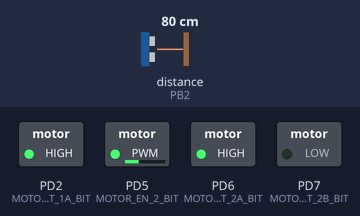
A program run on a simulated ATmega32, built with avr-gcc and emulated at 16 MHz. Parts: switched loads named in the program (green lamp = pin HIGH). Wiring (inferred from the names in the program): ultrasonic range finder: trigger PD4; echo PB2. The inputs (shaded band) are chosen by the test bench; at power-on: distance to the obstacle (sensor on PB2) 80 cm. The echo pulse lasts 58.3 µs per cm; pins used as bus, display or sensor lines are not drawn.

Above: at 0.1 s.
Timing chart, 0 to 1.6 s (numbered marks = the images above):
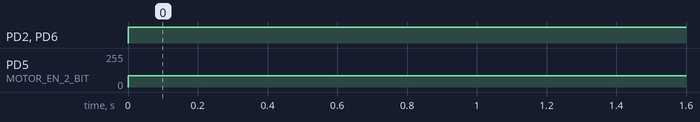

Measured:
- by itself, PD2 (MOTOR_OUT_1A_BIT), PD6 (MOTOR_OUT_2A_BIT): LOW → HIGH at 0.00 s
- by itself, PD5 (MOTOR_EN_2_BIT): 0/255 → 85/255 at 0.00 s

The program:

main.c
```c
/*
 * CARPROJECT.c
 *
 * Created: 2/17/2020 10:14:40 AM
 * Author : Mohamed Ramadan
 */
/************************************************************************/
/*				 INCLUDES			        */
/************************************************************************/
#include "car_sm.h"


int main(void)
{

/*********************************** Car Application ***********************************/
//Initialize the Car state machine with speed 30%
Car_SM_Init();

//Super main loop
while(1)
{
	/****Trigger ultrasonic module and change the car
	state according to ultrasonic distance****/

	Car_SM_Update();

}

	return 0;
}
```

Steering.h
```c
/*
 * Steering.h
 *
 *  Created on: Dec 21, 2019
 *      Author: Zayed & Saad
 */

#ifndef STEERING_H_
#define STEERING_H_

/************************************************************************/
/*				 INCLUDES			        */
/************************************************************************/

#include "std_types.h"
#include "motor.h"
#include "ICU.h"

/*
 *  INCLUDE MOTOR.H HERE
 */

/************************************************************************/
/*				 DEFINES			        */
/************************************************************************/

/*Command Macros to call the steering api*/
#define		CAR_STOP		0
#define		CAR_FORWARD		1
#define		CAR_BACKWARD	2
#define		CAR_RIGHT		3
#define		CAR_LEFT		4

/************************************************************************/
/*		      STEERING FUNCTIONS' PROTOTYPES		        */
/************************************************************************/


/**
 * Input:
 * Output:
 * In/Out:
 * Return: The error status of the function.
 * Description: Initiates the module.
 *
 */

uint8_t Steering_Init(void);

/**
 * Input:
 * 	carDirection: The direction of the car from the predefined states of the module.
 * 	speed: The speed of the car from 0% to 100%.
 * Output:
 * In/Out:
 * Return: The error status of the function.
 * Description: This funtion controls the command and the speed of the car.
 *
 */
uint8_t Steering_SteerCar(uint8_t Steering_CarCmd, uint8_t speed);


#endif /* STEERING_H_ */
```

car_sm.h
```c
/*
 * File		: car_sm.h
 * Created	: 20/2/2020 5:56:37 PM
*/

/*************************************************************/
/*                     INCLUDES                              */
/*************************************************************/
#ifndef CAR_SM_H_
#define CAR_SM_H_

#include "std_types.h"
#include "Steering.h"

/*************************************************************/
/*                     FUNCTIONS DECLARATION                 */
/*************************************************************/

/*
 * Fun----------: ERROR_STATUS Car_SM_Init(void);
 * Input--------: Nothing
 * Output-------: Nothing
 * Return-------: ERROR_STATUES
 * -------------- #E_Ok	->function operation is okay, no error
 * -------------- #E_Nok->function operation faild, error exists
 * Description--: Initiate the car state machine with state"forward at speed 80%",
 * -------------- And initiate steering and ultrasonic functions
*/
uint8_t Car_SM_Init(void);

/*
 * Fun----------: ERROR_STATUS Car_SM_Update(void);
 * Input--------: Nothing
 * Output-------: Nothing
 * Return-------: ERROR_STATUES
 * -------------- #E_Ok	->function operation is okay, no error
 * -------------- #E_Nok->function operation faild, error exists
 * Description--: changes car state according to the ultrasonic input
 * -------------- And represents the motors output for each state
*/
uint8_t Car_SM_Update(void);


#endif /* CAR_SM_H_ */
```

Steering.c
```c
#include "Steering.h"

//ICU structures
Icu_cfg_s Icu_cfg_INT2;


/************************************************************************/
/*		      STEERING FUNCTIONS' Implementation		        */
/************************************************************************/


/**
 * Input:
 * Output:
 * In/Out:
 * Return: The error status of the function.
 * Description: Initiates the module.
 *
 */

uint8_t Steering_Init(void){
	uint8_t Err_Status = 0;
	Err_Status =E_OK;

	//Initialize Motor
	Motor_Init(MOTOR_1);
	Motor_Init(MOTOR_2);

	Motor_Start(MOTOR_1,0);
	Motor_Start(MOTOR_2,0);
	return Err_Status;
}


/**
 * Input:
 * 	car Direction: The direction of the car from the predefined states of the module.
 * 	speed: The speed of the car from 0% to 100%.
 * Output:
 * In/Out:
 * Return: The error status of the function.
 * Description: This function controls the command and the speed of the car.
 *
 */
uint8_t Steering_SteerCar(uint8_t Steering_CarCmd, uint8_t speed){
	uint8_t Err_Status = 0;
	Err_Status = E_OK;

	switch (Steering_CarCmd)
	{
	case CAR_STOP:
		Motor_Stop(MOTOR_1);
		Motor_Stop(MOTOR_2);
		break;
	case CAR_FORWARD:
		Motor_Direction(MOTOR_1,MOTOR_FORWARD);
		Motor_Direction(MOTOR_2,MOTOR_FORWARD);
		Motor_SpeedUpdate(MOTOR_1_2,speed);
		break;
	case CAR_BACKWARD:
		Motor_Direction(MOTOR_1,MOTOR_BACKWARD);
		Motor_Direction(MOTOR_2,MOTOR_BACKWARD);
	    Motor_SpeedUpdate(MOTOR_1_2,speed);
		break;

	case CAR_RIGHT:
		Motor_Direction(MOTOR_1,MOTOR_FORWARD);
		Motor_Direction(MOTOR_2,MOTOR_BACKWARD);
		Motor_SpeedUpdate(MOTOR_2,speed);
		break;
	case CAR_LEFT:
		Motor_Direction(MOTOR_1,MOTOR_FORWARD);
		Motor_Direction(MOTOR_2,MOTOR_BACKWARD);
		Motor_SpeedUpdate(MOTOR_2,speed);
		break;
	default:
		Err_Status = E_NOK;
	}


	return Err_Status;
}
```

car_sm.c
```c
/*
 * File		: car_sm.h
 * Created	: 19/2/2020 7:30:37 AM
 * Author	: Mohamed Ramadan
 */

/*************************************************************/
/*                     INCLUDES                              */
/*************************************************************/

#include "Us.h"
#include "car_sm.h"
#include "util/delay.h"

#define  FreeWay          0
#define  TakeLeft         1
#define  AvoidAccident    2

#define Dangeredge       20
#define Safeedge         35
#define ZeroInitial      0

#define InitialSpeed		  35
#define freewayspeed		  40
#define VoidAccidentspeed     40
#define TakeLeftspeed         40


/*************************************************************/
/*                     FUNCTIONS Implementation              */
/*************************************************************/

/*
 * Fun----------: ERROR_STATUS Car_SM_Init(void);
 * Input--------: Nothing
 * Output-------: Nothing
 * Return-------: ERROR_STATUES
 * -------------- #E_Ok	->function operation is okay, no error
 * -------------- #E_Nok->function operation faild, error exists
 * Description--: Initiate the car state machine with state"forward at speed 30%",
 * -------------- And initiate steering and ultrasonic functions
*/
uint8_t Car_SM_Init(void){

	uint8_t Err_Status = ZeroInitial;
	/*Assign No Error for the Err_Status variable*/
	Err_Status = E_OK;

	/*Ultrasonic Initialization*/
	Us_Init();
	/*Initialize the module PWM and Motor*/
	Steering_Init();
	/*Control the car to move forward with speed 30%*/
	Steering_SteerCar(CAR_FORWARD,InitialSpeed);

	return Err_Status;
}

/*
 * Fun----------: ERROR_STATUS Car_SM_Update(void);
 * Input--------: Nothing
 * Output-------: Nothing
 * Return-------: ERROR_STATUES
 * -------------- #E_Ok	->function operation is okay, no error
 * -------------- #E_Nok->function operation faild, error exists
 * Description--: changes car state according to the ultrasonic input
 * -------------- And represents the motors output for each state
*/
uint8_t Car_SM_Update(void){
	 /***Variable storing the geeting distance by ultrasonic***/
	 uint16_t Car_Distance = ZeroInitial;
	 /***Variable storing the state of the car if it find obstacle or not***/
	 uint16_t Car_state =ZeroInitial;
	 /***Pointer to pass it with function "Get_Distance" to get the distance ***/
	 uint16_t *Get_Distance = NULL;
	 /***variable of Error status of the function ***/
	 uint8_t Err_Status = ZeroInitial;
	 /***Error status is not exist***/
	 Err_Status = E_OK;

	 /***Trigger the Ultrasonic module by dending Trigger signal***/
	 Us_Trigger();
	 /***getting the distance measured by ultrasonic***/
	 Us_GetDistance(Get_Distance);

	/***storing get distance value at the car_Distance ***/
	Car_Distance = *Get_Distance;

	/*** Check boundary cases of car movement and Action used ***/
	if (Car_Distance>=Dangeredge && Car_Distance<=Safeedge)
	{
		/***Rotate the car left***/
		Car_state =TakeLeft;
	}
	/***Distance less than 25 cm***/
	else if(Car_Distance<Dangeredge)
	{
		/***Step Backward to avoid obstacle then move forward again***/
		Car_state =AvoidAccident;
	/***Distance more than 25 cm***/
	}else if(Car_Distance>Safeedge)
	{
		/***Go away the road is safe***/
		Car_state =FreeWay;
	}

	switch (Car_state)
	{
	case FreeWay:
		/***Move Car to forward the way is safe***/
		Steering_SteerCar(CAR_FORWARD,freewayspeed);
		_delay_ms(10);
		break;
	case AvoidAccident:
		/***Move Car to Backward to avoid an accident***/
		Steering_SteerCar(CAR_BACKWARD,VoidAccidentspeed);
		_delay_ms(35);
		/***Move Car to forward again and detect again the distance***/
		Steering_SteerCar(CAR_FORWARD,VoidAccidentspeed);
		_delay_ms(10);
		break;
	case TakeLeft:
		/***Rotate the car to the left Direction***/
		Steering_SteerCar(CAR_LEFT,TakeLeftspeed);
		_delay_ms(5);
		break;
	}

	return Err_Status;
}
```

motorConfig.h
```c
/*
 * MotorDC_CFG.h
 *
 *
 */

#ifndef DCMOTORCONFIG_H_
#define DCMOTORCONFIG_H_

#include "DIO.h"

#define MOTOR_EN_1_GPIO		(GPIOD)
#define MOTOR_EN_1_BIT		(BIT4)

#define MOTOR_OUT_1A_GPIO	(GPIOD)
#define MOTOR_OUT_1B_GPIO	(GPIOD)
#define MOTOR_OUT_1A_BIT	(BIT2)
#define MOTOR_OUT_1B_BIT	(BIT3)


#define MOTOR_EN_2_GPIO		(GPIOD)
#define MOTOR_EN_2_BIT		(BIT5)

#define MOTOR_OUT_2A_GPIO	(GPIOD)
#define MOTOR_OUT_2B_GPIO	(GPIOD)
#define MOTOR_OUT_2A_BIT	(BIT6)
#define MOTOR_OUT_2B_BIT	(BIT7)

#endif /* MOTORDC_CFG_H_ */
```

ICU.h
```c
/*
 *      ICU.h
 *
 *      Created on: Feb 17, 2020
 *
 */

#ifndef _ICU_H_
#define _ICU_H_

/************************************************************************/
/*				               Includes                                 */
/************************************************************************/

#include "std_types.h"

/************************************************************************/
/*				               Constants                                */
/************************************************************************/
#define ICU_CH0			(0)			/* defines External Interrupt 0 */
#define ICU_CH1			(1)       	/* defines External Interrupt 1 */
#define ICU_CH2			(2)			/* defines External Interrupt 2 */

#define ICU_TIMER_CH0	(0)			/* defines Timer 0 */
#define ICU_TIMER_CH1	(1)			/* defines Timer 1 */
#define ICU_TIMER_CH2	(2)			/* defines Timer 2 */

#define ICU_RISE_TO_RISE		(0)
#define ICU_RISE_TO_FALL		(0)
#define ICU_FALE_TO_RISE		(1)

/************************************************************************/
/*				               Structures                               */
/************************************************************************/
typedef struct Icu_cfg_s{
	uint8_t ICU_Ch_No;			/* To choose the External Interrupt number */
	uint8_t ICU_Ch_Timer;      /* To choose the Timer number */
}Icu_cfg_s;

/************************************************************************/
/*				          Functions' Prototypes                         */
/************************************************************************/

/**************************************************************************
 * Function 	: Icu_Init                                                *
 * Input 		: Icu_cfg : pointer to structure of type Icu_cfg_s        *
 * Return 		: value of type ERROR_STATUS							  *
 * 				  which is one of the following values:					  *
 * 				  - E_OK  : initialized successfully					  *
 *				  - E_NOK : not initialized successfully				  *
 * Description  : Initializes the ICU by initializing the timer			  *
 * 				  and enabling the global interrupt						  *
 **************************************************************************/
uint8_t Icu_Init(Icu_cfg_s * Icu_Cfg);

/***************************************************************************
 * Function		: Icu_ReadTime
 * Input		:
 *				Icu_Channel --> ICU timer channel
 *									- ICU_TIMER_CH0
 *									- ICU_TIMER_CH1
 *									- ICU_TIMER_CH2
 *				Icu_EdgeToEdge -- > edges to calculate pusle time between:
 *									- ICU_RISE_TO_RISE
 *									- ICU_RISE_TO_FALL
 *									- ICU_FALE_TO_RISE					   *
 * Output 		: Icu_Time : pointer to uint32 variable to give the time   *
 * 				  from falling edge to rising edge						   *
 * Return 		: value of type ERROR_STATUS							   *
 * 				  which is one of the following values:					   *
 * 				  - E_OK : successful									   *
 *				  - E_NOK : not successful								   *
 * Description	: calculates the time between 2 edges				       *
 ***************************************************************************/
uint8_t Icu_ReadTime(uint8_t Icu_Channel, uint8_t Icu_EdgeToEdge, uint32_t * Icu_Time);


#endif /* _ICU_H_ */
```

Us.h
```c
/*
 *      file name  : "Us.h"
 *      Author: AMAYM  & GABER
 *      version : 1
 *
 */

#ifndef US_H_
#define US_H_


/************************************************************************/
/*				   MACROS	                            */
/************************************************************************/
#include "std_types.h"


/************************************************************************/
/*				   functions' prototypes	                            */
/************************************************************************/

/****************************************************************************************************
 * Function Name   : Us_Init.                                                                       *
 * Input Parameters : None.                                                                         *                                                                   *                                                                                                *
 * Output Parameters: None.                                                                         *
 * In_Out Parameters: None.                                                                         *
 * Return           : ERROR_STATUS.                                                                 *
 * Description      : This function initiate the UltraSonic by set the value of the Dio_Dirction of *
 *                    the pin trigger as an output then initiate the ICU to use it to calculate the *
 *                    On time of the ECHO signal.                                                   *
 *                                                                                                  *
 *                                                                                                  *
 ***************************************************************************************************/


uint8_t Us_Init(void);


/**************************************************************************************************
 * Function Name    : Us_Trigger.                                                                 *
 * Input Parameters : None.                                                                       *                                                                              *                                                                                                *
 * Output Parameters: None.                                                                       *
 * In_Out Parameters: None.                                                                       *
 * Return           : ERROR_STATUS                                                                *
 * Description      : This function send the  pulse, to trigger pin of the UltraSonic to enhance  *
 *                    the  ECUO signal                                                            *
 *************************************************************************************************/


uint8_t Us_Trigger(void);


/**************************************************************************************************
 * Function Name    : Us_GetDistance.                                                             *
 * Input Parameters : pointer to uint16 that will return the distance on it.                      *                                                                                              *                                                                                                *
 * Output Parameters: Distance.                                                                   *
 * In_Out Parameters: None.                                                                       *
 * Return           : ERROR_STATUS.                                                               *
 * Description      : This function get the time of high signal of ECUO pulse, then               *
 *                    use it to calculate the distance, then return the value in the              *
 *                    Distance parameter.                                                         *
 *************************************************************************************************/


uint8_t Us_GetDistance(uint16_t *Distance);


#endif /* US_H_ */
```

Extint.h
```c
#ifndef EXT_INT_H_
#define EXT_INT_H_


/**
 * Description: Enable the external2 interrupt by:
 *set bit of interrupt2 in GCR register _INT2
 * @param
 */
void EINT2_Enable(void);

/**
 * Description: Disable the external2 interrupt by:
 *clear bit of interrupt2 in GCR register _INT2
 * @param
 */
void EINT2_Disable(void);

/**
 * Description: Setting the bit of external2 interrupt
 *in MCUCSR register to rising edge mode
 * @param
 */
void EINT2_R_s_Edge(void);

/**
 * Description: Setting the bit of external2 interrupt
 *in MCUCSR register to rising edge mode
 * @param
 */
void EINT2_Falling_Edge(void);


#endif
```

Source omitted: motor.h (2629 bytes), ICU.c (5022 bytes), Us.c (6048 bytes), motor.c (6161 bytes), DIO.h (2846 bytes), PWM.h (4651 bytes), Timer.h (5692 bytes), registers.h (2551 bytes), std_types.h (1444 bytes), Dio.c (4520 bytes), Extint.c (481 bytes), PWM.c (7884 bytes) and 1 more
